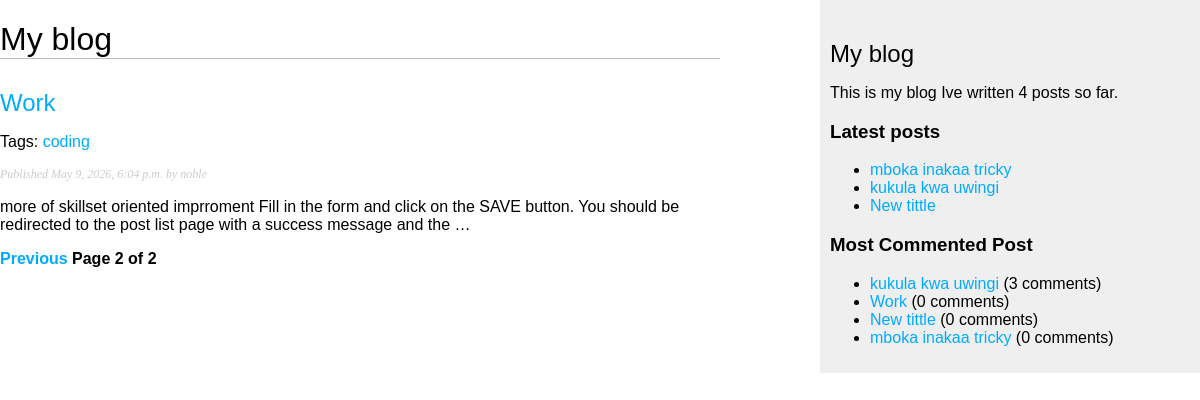
/blog/?page=2, run on an earlier commit of the app's database.
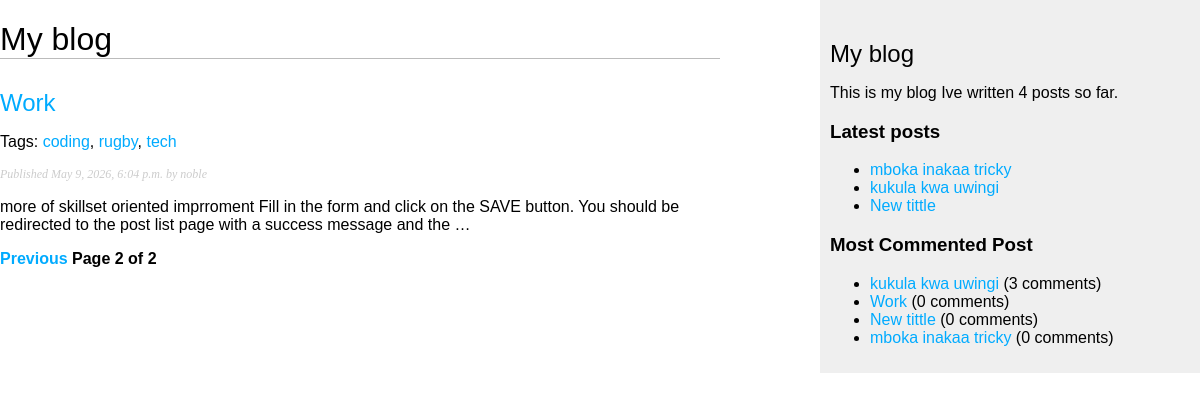
And on a later commit of the database.
### blog/models.py (models this page shows, shortened)
class Post(models.Model):
  tags = TaggableManager()
  class Status(models.TextChoices): #enumaration class
    DRAFT = 'DF', 'Draft'
    PUBLISHED = 'PB', 'Published'
  title = models.CharField(max_length=250)
  slug = models.SlugField(max_length=250, unique_for_date='publish')
  body = models.TextField()
  author = models.ForeignKey(
    settings.AUTH_USER_MODEL,
    on_delete=models.CASCADE,
    related_name='blog_posts'
  )
  publish = models.DateTimeField(default=timezone.now)
  created = models.DateTimeField(auto_now_add=True)
  updated = models.DateTimeField(auto_now=True)
  status = models.CharField(
    max_length=2,
    choices=Status,
    default=Status.DRAFT
  )
  objects = models.Manager() #default man
  published = PublishedManager() #custom manager
  class Meta:
    ordering = ['-publish']
    indexes = [
      models.Index(fields=['-publish']),
    ]
  def get_absolute_url(self):
    return reverse('blog:post_detail', args=[
      self.publish.year,
      self.publish.month,
      self.publish.day,
      self.slug
    ])

### blog/views.py (the view)
# urls.py: path('', views.post_list, name='post_list'),
def post_list(request, tag_slug=None):
  post_list = Post.published.all()
  tag = None
  if tag_slug:
    tag = get_object_or_404(Tag, slug=tag_slug)
    post_list = post_list.filter(tags__in=[tag])
  paginator = Paginator(post_list, 3) #3 post per page
  page_number = request.GET.get('page', 1)
  try:
    posts = paginator.page(page_number)
  except PageNotAnInteger:
    posts = paginator.page(1)
  except EmptyPage:
    posts = paginator.page(paginator.num_pages)
  return render(request, 'blog/post/list.html', {'posts':posts, 'tag':tag})

### blog/models.py (called while the page is built)
  def get_queryset(self):
    return super().get_queryset().filter(status=Post.Status.PUBLISHED)

### blog/templatetags/blog_tags.py (called while the page is built)
@register.simple_tag
def total_posts():
  return Post.published.count()

@register.inclusion_tag('blog/post/latest_posts.html')
def show_latest_posts(count=5):
  latest_post = Post.published.order_by('-publish')[:count]
  return {'latest_posts': latest_post}

@register.simple_tag
def get_most_cmntd_pst(count=5):
  return Post.published.annotate(
    total_comments=Count('comments')
  ).order_by('-total_comments')[:count]

@register.filter(name='markdown')
def markdown_format(text):
    return mark_safe(markdown.markdown(text))

### blog/templates/blog/post/list.html (shortened to what this page needs)
{% extends "blog/base.html" %}
{% load blog_tags %}
{% block content %}
  <h1>My blog</h1>
  {% for post in posts %}
    <h2>
      <a href="{{ post.get_absolute_url }}">
        {{ post.title }}
      </a>
    </h2>
    <p class="tags">
      Tags:
      {% for tag in post.tags.all %}
        <a href="{% url 'blog:post_list_by_tag' tag.slug %}">{{ tag.name }}</a>{% if not forloop.last %}, {% endif %}
      {% endfor %}
    </p>
    <p class="date">
      Published {{ post.publish }} by {{ post.author }}
    </p>
    {{ post.body|markdown|truncatewords:30|linebreaks }}
  {% endfor %}
  {% include "blog/pagination.html" with page=posts %}
{% endblock %}

### blog/templates/blog/base.html (shortened to what this page needs)
{% load blog_tags %}
{% load static %}
<!DOCTYPE html>
<html lang="en">
<head>
</head>
<body>
  <div id="content">
    {% block content %}
    {% endblock %}
  </div>
  <div id="sidebar">
    <h2>My blog</h2>
    <p>This is my blog
      Ive written {% total_posts %} posts so far.
    </p>
    <h3>Latest posts</h3>
    {% show_latest_posts 3 %}
    <h3>Most Commented Post</h3>
    {% get_most_cmntd_pst as most_commented_post %}
    <ul>
      {% for post in most_commented_post %}
      <li><a href="{{ post.get_absolute_url }}">{{ post.title }}</a> ({{ post.total_comments }} comments)</li>
      {% endfor %}
    </ul>
  </div>
</body>
</html>

### blog/templates/blog/post/latest_posts.html
<ul>
{% for post in latest_posts %}
<li>
<a href="{{ post.get_absolute_url }}">{{ post.title }}</a>
</li>
{% endfor %}
</ul>

What changed in the data, as far as the page shows it:
changed Post "Work": gains Tag (name "rugby")
shown differently, row unchanged: Tag "coding": now shows ","
added Tag: name "tech", shown under Post "Work"
